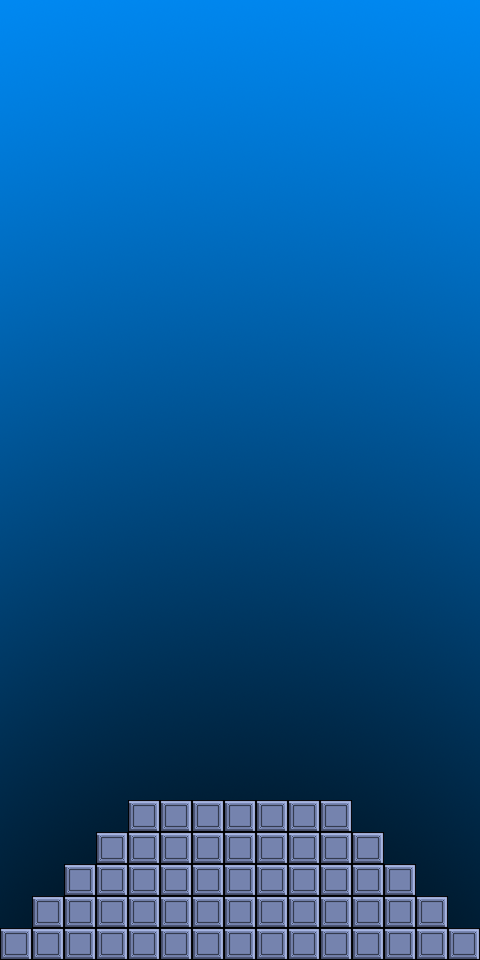

Below is a game level as drawn by its tile map, then a one-line description and the .tmx file that defines it, in full:
An orthogonal 15x30 tile map with 32x32 px tiles, 2 tile layers (backgorund, floor), 1 image layer and 19 objects.

<map version="1.0" orientation="orthogonal" width="15" height="30" tilewidth="32" tileheight="32">
 <tileset firstgid="1" name="www.opengameart.org" tilewidth="32" tileheight="32">
  <image source="tileset.png" width="320" height="512" />
 </tileset>
 <imagelayer name="background image" width="15" height="30">
  <image source="background.png" />
 </imagelayer>
 <layer name="backgorund" width="15" height="30">
  <data encoding="csv">
0,0,0,0,0,0,0,0,0,0,0,0,0,0,0,
0,0,0,0,0,0,0,0,0,0,0,0,0,0,0,
0,0,0,0,0,0,0,0,0,0,0,0,0,0,0,
0,0,0,0,0,0,0,0,0,0,0,0,0,0,0,
0,0,0,0,0,0,0,0,0,0,0,0,0,0,0,
0,0,0,0,0,0,0,0,0,0,0,0,0,0,0,
0,0,0,0,0,0,0,0,0,0,0,0,0,0,0,
0,0,0,0,0,0,0,0,0,0,0,0,0,0,0,
0,0,0,0,0,0,0,0,0,0,0,0,0,0,0,
0,0,0,0,0,0,0,0,0,0,0,0,0,0,0,
0,0,0,0,0,0,0,0,0,0,0,0,0,0,0,
0,0,0,0,0,0,0,0,0,0,0,0,0,0,0,
0,0,0,0,0,0,0,0,0,0,0,0,0,0,0,
0,0,0,0,0,0,0,0,0,0,0,0,0,0,0,
0,0,0,0,0,0,0,0,0,0,0,0,0,0,0,
0,0,0,0,0,0,0,0,0,0,0,0,0,0,0,
0,0,0,0,0,0,0,0,0,0,0,0,0,0,0,
0,0,0,0,0,0,0,0,0,0,0,0,0,0,0,
0,0,0,0,0,0,0,0,0,0,0,0,0,0,0,
0,0,0,0,0,0,0,0,0,0,0,0,0,0,0,
0,0,0,0,0,0,0,0,0,0,0,0,0,0,0,
0,0,0,0,0,0,0,0,0,0,0,0,0,0,0,
0,0,0,0,0,0,0,0,0,0,0,0,0,0,0,
0,0,0,0,0,0,0,0,0,0,0,0,0,0,0,
0,0,0,0,0,0,0,0,0,0,0,0,0,0,0,
0,0,0,0,0,0,0,0,0,0,0,0,0,0,0,
0,0,0,0,109,109,109,109,109,109,109,0,0,0,0,
0,0,0,109,109,109,109,109,109,109,109,109,0,0,0,
0,0,109,109,109,109,109,109,109,109,109,109,109,0,0,
0,109,109,109,109,109,109,109,109,109,109,109,109,109,0
</data>
 </layer>
 <layer name="floor" width="15" height="30">
  <properties>
   <property name="physics:enabled" value="true" />
  </properties>
  <data encoding="csv">
0,0,0,0,0,0,0,0,0,0,0,0,0,0,0,
0,0,0,0,0,0,0,0,0,0,0,0,0,0,0,
0,0,0,0,0,0,0,0,0,0,0,0,0,0,0,
0,0,0,0,0,0,0,0,0,0,0,0,0,0,0,
0,0,0,0,0,0,0,0,0,0,0,0,0,0,0,
0,0,0,0,0,0,0,0,0,0,0,0,0,0,0,
0,0,0,0,0,0,0,0,0,0,0,0,0,0,0,
0,0,0,0,0,0,0,0,0,0,0,0,0,0,0,
0,0,0,0,0,0,0,0,0,0,0,0,0,0,0,
0,0,0,0,0,0,0,0,0,0,0,0,0,0,0,
0,0,0,0,0,0,0,0,0,0,0,0,0,0,0,
0,0,0,0,0,0,0,0,0,0,0,0,0,0,0,
0,0,0,0,0,0,0,0,0,0,0,0,0,0,0,
0,0,0,0,0,0,0,0,0,0,0,0,0,0,0,
0,0,0,0,0,0,0,0,0,0,0,0,0,0,0,
0,0,0,0,0,0,0,0,0,0,0,0,0,0,0,
0,0,0,0,0,0,0,0,0,0,0,0,0,0,0,
0,0,0,0,0,0,0,0,0,0,0,0,0,0,0,
0,0,0,0,0,0,0,0,0,0,0,0,0,0,0,
0,0,0,0,0,0,0,0,0,0,0,0,0,0,0,
0,0,0,0,0,0,0,0,0,0,0,0,0,0,0,
0,0,0,0,0,0,0,0,0,0,0,0,0,0,0,
0,0,0,0,0,0,0,0,0,0,0,0,0,0,0,
0,0,0,0,0,0,0,0,0,0,0,0,0,0,0,
0,0,0,0,0,0,0,0,0,0,0,0,0,0,0,
0,0,0,0,109,109,109,109,109,109,109,0,0,0,0,
0,0,0,109,0,0,0,0,0,0,0,109,0,0,0,
0,0,109,0,0,0,0,0,0,0,0,0,109,0,0,
0,109,0,0,0,0,0,0,0,0,0,0,0,109,0,
109,0,0,0,0,0,0,0,0,0,0,0,0,0,109
</data>
 </layer>
 <objectgroup name="objects" width="15" height="30">
  <properties>
   <property name="physics:enabled" value="true" />
  </properties>
  <object x="33" y="253" width="31" height="408" />
  <object x="417" y="255" width="31" height="408" />
  <object x="89" y="273">
   <polyline points="0,0 111,89" />
  </object>
  <object x="383" y="396">
   <polyline points="0,0 -121,84" />
  </object>
  <object x="104" y="517">
   <polyline points="0,0 119,93" />
  </object>
  <object x="391" y="628">
   <polyline points="0,0 -131,104" />
  </object>
 </objectgroup>
 <objectgroup name="boxes" width="15" height="30">
  <properties>
   <property name="objects:bodyType" value="dynamic" />
   <property name="physics:enabled" value="true" />
  </properties>
  <object gid="148" x="96" y="85">
   <properties>
    <property name="alpha" value=".5" />
   </properties>
  </object>
  <object gid="148" x="215" y="123">
   <properties>
    <property name="rotation" value="45" />
   </properties>
  </object>
  <object gid="148" x="351" y="101" />
  <object gid="148" x="152" y="160" />
  <object gid="148" x="187" y="61" />
  <object gid="148" x="268" y="121" />
  <object gid="148" x="312" y="187" />
  <object gid="148" x="232" y="204">
   <properties>
    <property name="xScale" value="1.75" />
    <property name="yScale" value="1.75" />
   </properties>
  </object>
  <object gid="148" x="88" y="156" />
  <object gid="148" x="37" y="81" />
  <object gid="148" x="377" y="156" />
  <object gid="148" x="283" y="53" />
  <object gid="148" x="404" y="55">
   <properties>
    <property name="rotation" value="62" />
   </properties>
  </object>
 </objectgroup>
</map>